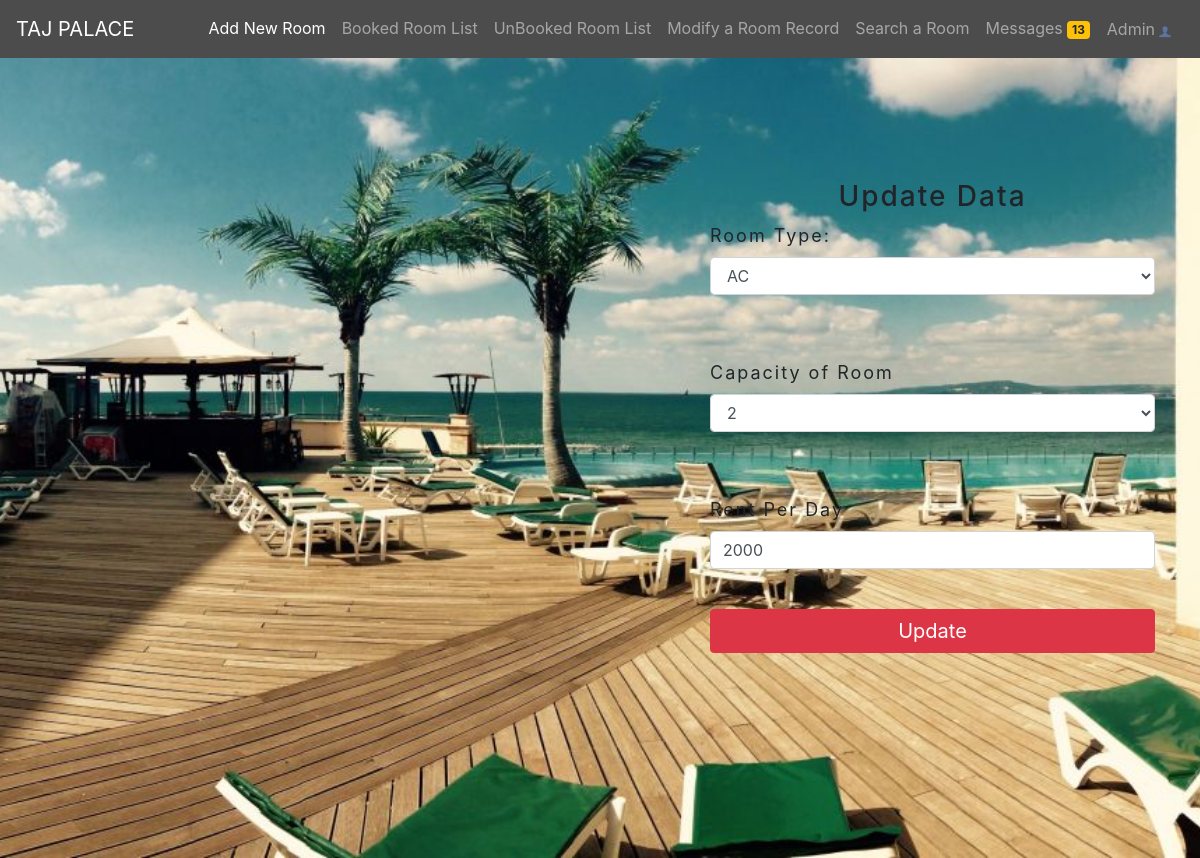
The app's page /admin/editdata.php?id=7 with its own data.
### tables this page shows
CREATE TABLE `room` (
  `room_id` int(11) NOT NULL,
  `type` varchar(20) NOT NULL,
  `capacity` varchar(20) NOT NULL,
  `rent_per_day` int(10) NOT NULL,
  `status` varchar(20) NOT NULL DEFAULT 'unbook'
);

### admin/editdata.php (the view, shortened to what this page needs)
<?php
$id=$_GET['id'];
include("dbcon.php");
$sql="SELECT * FROM `room` WHERE `room_id`='$id'";
$run=mysqli_query($con,$sql);
$data=mysqli_fetch_assoc($run);
?>
<?php
include("dbcon.php");
$sql1="SELECT COUNT(no) AS total FROM messages WHERE status='No Reply' ";
$run1=mysqli_query($con,$sql1);
$data1=mysqli_fetch_assoc($run1);
?>
<!DOCTYPE html>
<html lang="en">
<head>
  <link rel="stylesheet" href="https://maxcdn.bootstrapcdn.com/bootstrap/4.3.1/css/bootstrap.min.css">
    <script src="https://maxcdn.bootstrapcdn.com/bootstrap/4.3.1/js/bootstrap.min.js"></script></head>
<body>
   <nav class="navbar navbar-expand-lg navbar-dark navbar-fixed-top">
    <a href="index1.php" class="navbar-brand">TAJ PALACE</a>
    <div class="collapse navbar-collapse" id="navbaraid">
    <ul class="navbar-nav ml-auto text-center pull-right">
      <li class="nav-item"><a class="nav-link active" href="index1.php">Add New Room</a></li>
      <li class="nav-item"><a class="nav-link" href="booked.php">Booked Room List</a></li>
      <li class="nav-item"><a class="nav-link" href="unbooked.php">UnBooked Room List</a></li>
      <li class="nav-item"><a class="nav-link" href="modify_record.php">Modify a Room Record</a></li>
      <li class="nav-item"><a class="nav-link" href="search_room.php">Search a Room</a></li>
      <li class="nav-item"><a class="nav-link" href="messages.php">Messages&nbsp;<span class="badge badge-warning"><?php echo $data1['total'];?></span></a></li>
      <li class="nav-item text-center"><a href="admindesign.php" class="btn nav-link">Admin<img src="img/admn.png" style="width: 20px;height: 20px;"></a>
      </li>
   </ul>
  </div>
  </nav>
	<header id="head" style="width: 100%;height: 100vh;">
	<div class="container">
		<div class="row">
		<div class="col-md-3"></div>
		<div class="col-md-3"></div>
		<div class="col-md-5 ml-auto" style="margin-top: 50px;">
      <br><br><br>
		<div class="panel panel-primary">
			<div class="panel-heading"><h3 class="text-center" style="letter-spacing: 2px;">Update Data</h3></div>
		<form method="post">
        <div class="panel-body">
            <div class="form-group">
            <label style="font-size: 18px;letter-spacing: 2px;">Room Type:</label>
            <select class="form-control col-md-12" name="typ">
              <option value="<?php echo $data['type'];?>"><?php echo $data['type'];?></option>
            </select>
           </div><br><br>
          <div class="form-group">
            <label style="font-size: 18px;letter-spacing: 2px;">Capacity of Room</label>
            <select class="form-control col-md-12" name="cap">
              <option value="<?php echo $data['capacity'];?>"><?php echo $data['capacity'];?></option>
            </select>
          </div><br><br>
            <div class="form-group">
            <label style="font-size: 18px;letter-spacing: 2px;">Rent Per Day</label>
            <input type="text" name="ren" class="form-control col-md-12" value="<?php echo $data['rent_per_day'] ?>">
          </div><br>
        </div>
        <div class="panel-footer" style="margin-bottom: 0;">
        <input type="submit" name="submitedit" class="btn btn-danger btn-block" value="Update" style="font-size: 20px;">
        </div>
        </form>
        </div>
    </div>
    </div>
</div>
</header>
</body>
</html>

### admin/editdata.php (style rules this page uses)
#head { background-image: url(img/bms.jpg); background-size: cover; background-position: center; background-attachment: fixed; }
.navbar { background-color: rgba(0,0,0,0.7); }

### records on screen
room: typ "AC", cap "2", ren "2000"

### other values on screen
$data1['total'] "13"
